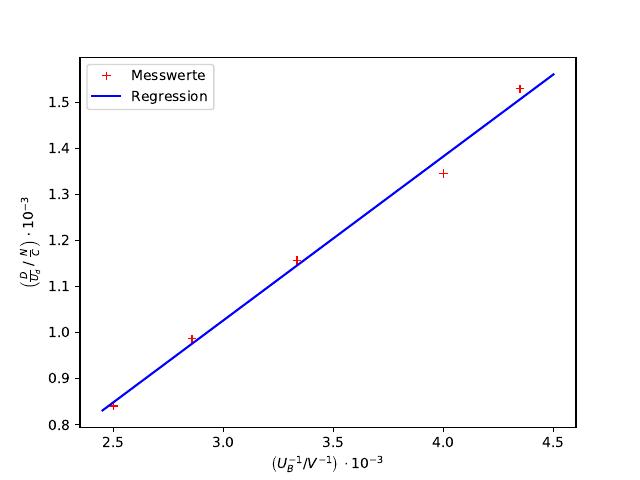

Reproduce this figure in Python.
import matplotlib.pyplot as plt
import numpy as np
from scipy.optimize import curve_fit
import uncertainties.unumpy as unp
from uncertainties import ufloat
from scipy.stats import stats

m, U = np.genfromtxt('empfindlichkeit.txt' , unpack=True)
U = 1/U * 10**3
m = m*10**3
def f(U, a, n):
    return U*a + n
paramsI, covarianceI = curve_fit(f, U, m) #das muss hier einfach alles hin...kann nicht genau sagen, was es macht.
errorsI = np.sqrt(np.diag(covarianceI))
n = ufloat(paramsI[1], errorsI[1])
a = ufloat(paramsI[0], errorsI[0])
print(a, n)


L1plot = np.linspace(2.45, 4.5) #Grenzen fuer linregr. guckt nach den Grenzwerten fuer die x-Werte.
#plt.title('Empfindlichkeit gegen $1/U_B$') #Ueberschrift, die ueber dem PLot stehen wird
plt.plot(U, m,'r+', label="Messwerte") #r+, macht, dass eure Werte als rote Plusse erscheinen. mit b* kommen blaue sterne...mehr Farben kann man online finden;)
#Achsen beschriften!!!!!!
plt.ylabel(r"$\left(\frac{D}{U_d} \, / \, \, \frac{N}{C}\right)\, \cdot 10^{-3}$") #hier wurde Tex Code verwendet, um Brueche ordentlich darzustellen. das T_P macht, dass das P als Indesx von T erscheint. Hinter den Slash kommt die Einheit fuer die jeweilige Groesse
plt.xlabel(r"$\left(U_B^{-1} / V^{-1}\right) \, \cdot 10^{-3}$")
plt.plot(L1plot, f(L1plot, *paramsI) , 'b-', label='Regression') #b- macht eine blaue durchgezogene Linie
plt.tight_layout #macht irgendwas schoener. einfach dran machen...
plt.legend(loc="best") #macht die Legende an den Ort innerhalb des Plots, wo am meisten Platz dafuer ist.

plt.savefig('empfvsu.pdf')
